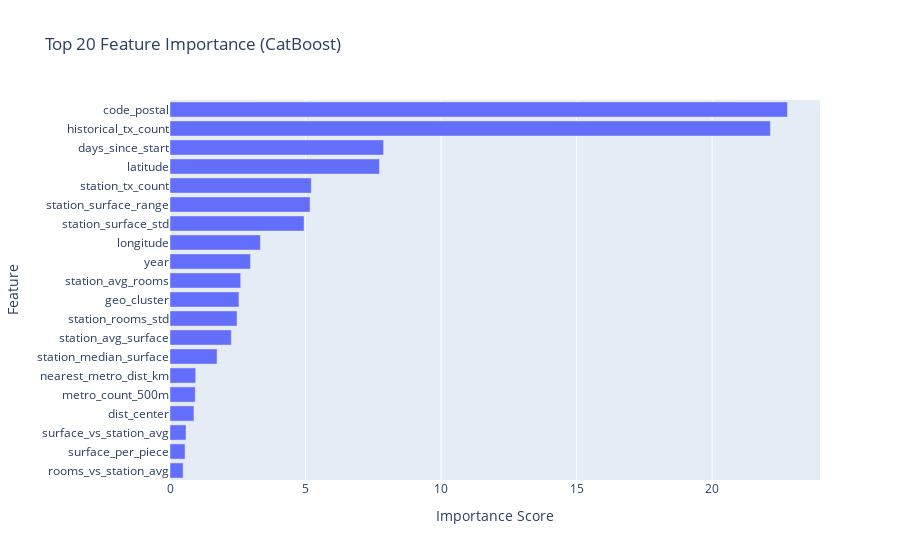

The cell this chart's notebook holds for it:
### Code cell
feature_importance = pd.DataFrame({
    'feature': x_train.columns,
    'importance': optimized_model.feature_importances_
}).sort_values('importance', ascending=False)

print("\nTop 20 Most Important Features:")
print(feature_importance.head(20))

# Visualize feature importance
fig = px.bar(
    feature_importance.head(20),
    x='importance',
    y='feature',
    orientation='h',
    title='Top 20 Feature Importance (CatBoost)',
    labels={'importance': 'Importance Score', 'feature': 'Feature'}
)
fig.update_layout(yaxis={'categoryorder': 'total ascending'})
fig.show()

### Figure 1 — Plotly figure (JSON) as saved in the notebook; plotly's stock layout.template omitted (floating-point values rounded to 4 significant figures)
{"data": [{"alignmentgroup": "True", "hovertemplate": "Importance Score=%{x}<br>Feature=%{y}<extra></extra>", "legendgroup": "", "marker": {"color": "#636efa", "pattern": {"shape": ""}}, "name": "", "offsetgroup": "", "orientation": "h", "showlegend": false, "textposition": "auto", "type": "bar", "x": [22.78, 22.15, 7.88, 7.726, 5.214, 5.167, 4.946, 3.335, 2.971, 2.608, 2.544, 2.475, 2.262, 1.736, 0.9488, 0.9316, 0.8826, 0.5907, 0.5561, 0.4852], "xaxis": "x", "y": ["code_postal", "historical_tx_count", "days_since_start", "latitude", "station_tx_count", "station_surface_range", "station_surface_std", "longitude", "year", "station_avg_rooms", "geo_cluster", "station_rooms_std", "station_avg_surface", "station_median_surface", "nearest_metro_dist_km", "metro_count_500m", "dist_center", "surface_vs_station_avg", "surface_per_piece", "rooms_vs_station_avg"], "yaxis": "y"}], "layout": {"barmode": "relative", "legend": {"tracegroupgap": 0}, "title": {"text": "Top 20 Feature Importance (CatBoost)"}, "xaxis": {"anchor": "y", "domain": [0, 1], "title": {"text": "Importance Score"}}, "yaxis": {"anchor": "x", "categoryorder": "total ascending", "domain": [0, 1], "title": {"text": "Feature"}}}}
